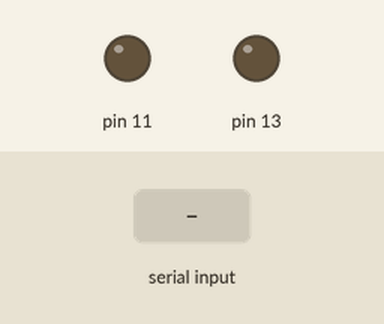
Bench run of a sketch on a simulated Arduino Uno, built with avr-gcc and run on an emulated ATmega328P. Parts: output pins drawn as LEDs (lit = HIGH). The inputs (shaded band) are chosen by the test bench. What the sketch prints to the serial monitor is not drawn.

Above: at 1.2 s.
1.3 s: "1" received over Serial
At 1.6 s:
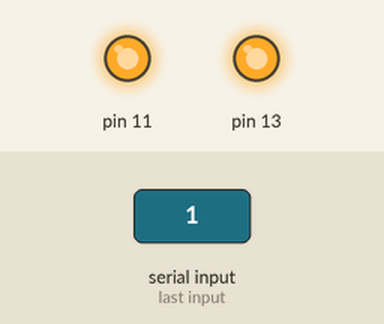
Timing chart, 0 to 6.8 s (numbered marks = the images above; inputs shaded):
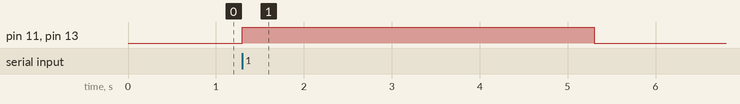

Measured:
- after the input at 1.3 s, pin 11, pin 13: LOW → HIGH at once, → LOW 4.0 s later

The sketch:

Arduino_G-1-G---G_Drifting_Pupillometry_and_OpenEphys.ino
```cpp
void setup() {
  // put your setup code here, to run once:
  Serial.begin(9600);
  pinMode(11,OUTPUT);
  pinMode(13,OUTPUT);
}

void loop() {
  // put your main code here, to run repeatedly:
    if (Serial.available()>0){
      if (Serial.read()=='1'){
        digitalWrite(11,HIGH);
        digitalWrite(13,HIGH);
        delay(4000); //the amount of time the light is on (milliseconds)
        digitalWrite(11,LOW);
        digitalWrite(13,LOW);
        delay(500); //the amount of time the light is off (milliseconds)
        Serial.write('2');
      }
      else{
        Serial.write('3');
      }
    }
}
```
